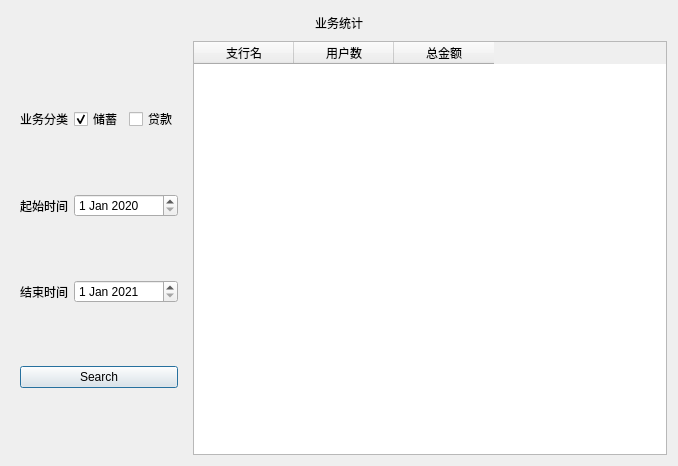
<?xml version="1.0" encoding="UTF-8"?>
<ui version="4.0">
 <class>business</class>
 <widget class="QWidget" name="business">
  <property name="geometry">
   <rect>
    <x>0</x>
    <y>0</y>
    <width>678</width>
    <height>466</height>
   </rect>
  </property>
  <property name="windowTitle">
   <string>Form</string>
  </property>
  <layout class="QGridLayout" name="gridLayout">
   <item row="1" column="1">
    <widget class="QTableWidget" name="tableWidget">
     <column>
      <property name="text">
       <string>支行名</string>
      </property>
     </column>
     <column>
      <property name="text">
       <string>用户数</string>
      </property>
     </column>
     <column>
      <property name="text">
       <string>总金额</string>
      </property>
     </column>
    </widget>
   </item>
   <item row="0" column="0" colspan="2" alignment="Qt::AlignHCenter">
    <widget class="QLabel" name="label">
     <property name="minimumSize">
      <size>
       <width>0</width>
       <height>24</height>
      </size>
     </property>
     <property name="text">
      <string>业务统计</string>
     </property>
    </widget>
   </item>
   <item row="1" column="0">
    <widget class="QWidget" name="widget" native="true">
     <layout class="QGridLayout" name="gridLayout_2">
      <item row="2" column="1" colspan="2">
       <widget class="QDateEdit" name="dateEdit_2">
        <property name="date">
         <date>
          <year>2021</year>
          <month>1</month>
          <day>1</day>
         </date>
        </property>
       </widget>
      </item>
      <item row="2" column="0">
       <widget class="QLabel" name="label_4">
        <property name="text">
         <string>结束时间</string>
        </property>
       </widget>
      </item>
      <item row="0" column="2">
       <widget class="QCheckBox" name="checkBox_2">
        <property name="text">
         <string>贷款</string>
        </property>
        <attribute name="buttonGroup">
         <string notr="true">buttonGroup</string>
        </attribute>
       </widget>
      </item>
      <item row="1" column="0">
       <widget class="QLabel" name="label_2">
        <property name="text">
         <string>起始时间</string>
        </property>
       </widget>
      </item>
      <item row="0" column="1">
       <widget class="QCheckBox" name="checkBox">
        <property name="text">
         <string>储蓄</string>
        </property>
        <property name="checked">
         <bool>true</bool>
        </property>
        <attribute name="buttonGroup">
         <string notr="true">buttonGroup</string>
        </attribute>
       </widget>
      </item>
      <item row="1" column="1" colspan="2">
       <widget class="QDateEdit" name="dateEdit">
        <property name="date">
         <date>
          <year>2020</year>
          <month>1</month>
          <day>1</day>
         </date>
        </property>
       </widget>
      </item>
      <item row="0" column="0">
       <widget class="QLabel" name="label_3">
        <property name="text">
         <string>业务分类</string>
        </property>
       </widget>
      </item>
      <item row="3" column="0" colspan="3">
       <widget class="QPushButton" name="pushButton">
        <property name="text">
         <string>Search</string>
        </property>
        <property name="default">
         <bool>true</bool>
        </property>
       </widget>
      </item>
     </layout>
    </widget>
   </item>
  </layout>
 </widget>
 <resources/>
 <connections/>
 <buttongroups>
  <buttongroup name="buttonGroup"/>
 </buttongroups>
</ui>
